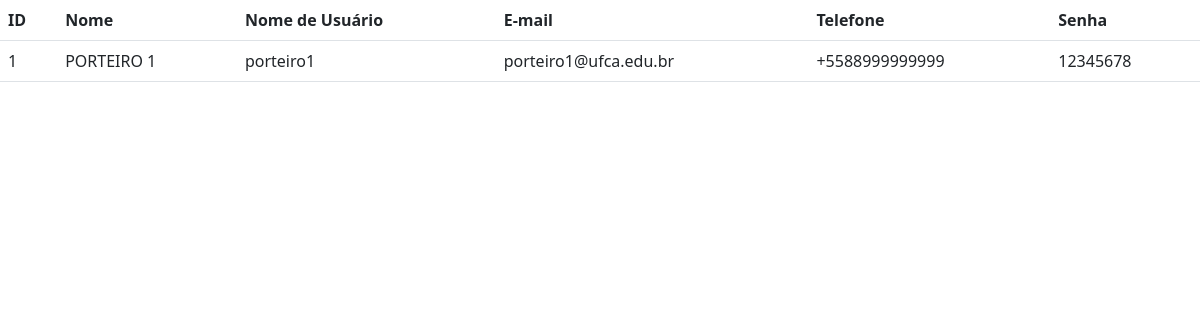
/usuario/listar, run on an earlier commit of the app's database.
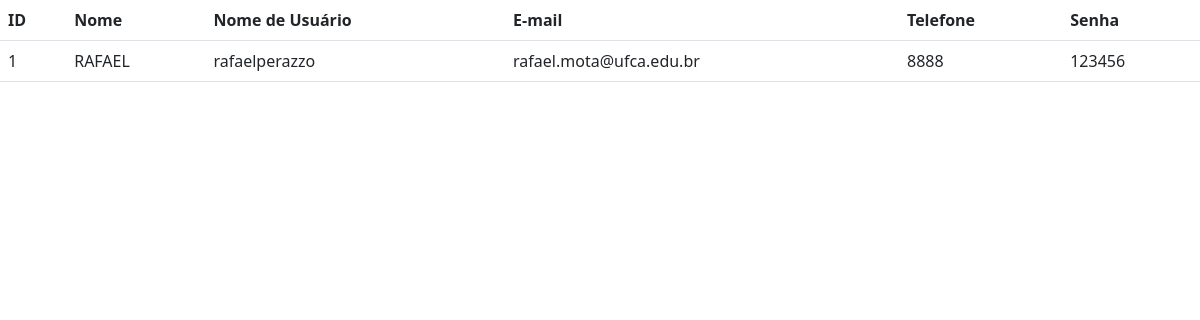
And on a later commit of the database.
### Usuarios.py (models this page shows)
class Usuario(db.Model):
    id = db.Column(db.Integer, primary_key=True)
    nome = db.Column(db.String(200), unique=False, nullable=False)
    username = db.Column(db.String(80), unique=True, nullable=False)
    email = db.Column(db.String(120), unique=True, nullable=True)
    telefone = db.Column(db.String(20),unique=False,nullable=True)
    senha = db.Column(db.String(80), unique=False, nullable=False)

### app.py (the view)
@app.route('/usuario/listar')
def listar_usuarios():
    usuarios = Usuario.query.order_by(Usuario.nome).all()
    return(render_template('usuarios.html',usuarios=usuarios))

### templates/usuarios.html
{% extends "base.html" %}
{% block conteudo %}
<table class="table">
    <tr>
        <th>ID</th>
        <th>Nome</th>
        <th>Nome de Usuário</th>
        <th>E-mail</th>
        <th>Telefone</th>
        <th>Senha</th>
    </tr>
    {% for usuario in usuarios %}
        <tr>
            <td>{{usuario.id}}</td>
            <td>{{usuario.nome}}</td>
            <td>{{usuario.username}}</td>
            <td>{{usuario.email}}</td>
            <td>{{usuario.telefone}}</td>
            <td>{{usuario.senha}}</td>
        </tr>
    {% endfor %}
</table>
{% endblock %}

### templates/base.html (shortened to what this page needs)
<!DOCTYPE html>
<html>
    <head>
      <link href="https://cdn.jsdelivr.net/npm/bootstrap@5.1.3/dist/css/bootstrap.min.css" rel="stylesheet">
    </head>
<body>
    {% block conteudo %}
    {% endblock %}
</body>
</html>

What changed in the data, as far as the page shows it:
changed Usuario id 1: nome "PORTEIRO 1" → "RAFAEL"; username "porteiro1" → "rafaelperazzo"; email "porteiro1@ufca.edu.br" → "rafael.mota@ufca.edu.br"; telefone "+5588999999999" → "8888"; senha "12345678" → "123456"
